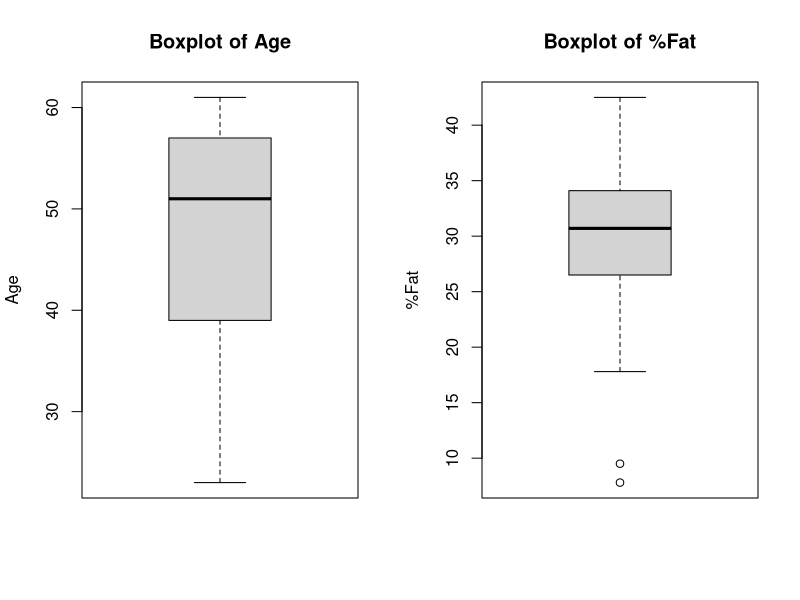
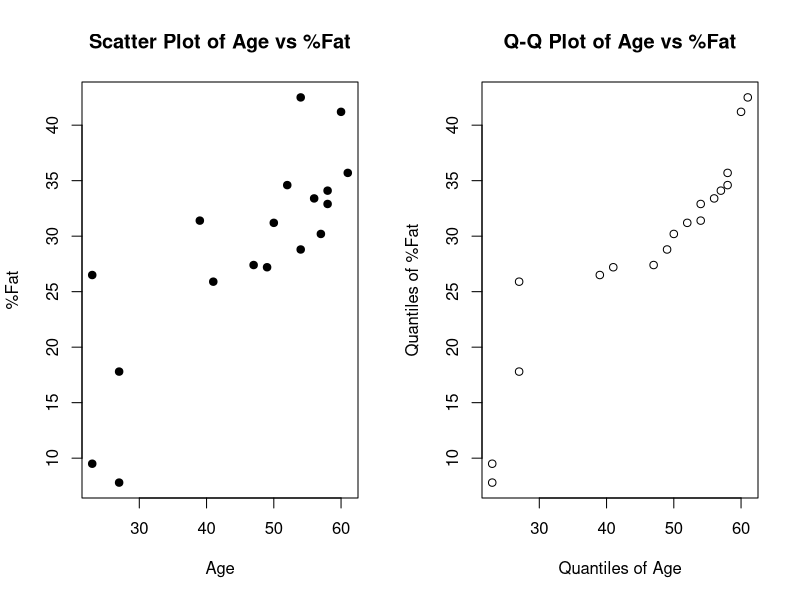

The R source for these figures, in order:
age <- c(23, 23, 27, 27, 39, 41, 47, 49, 50, 52, 54, 54, 56, 57, 58, 58, 60, 61)
fat <- c(9.5, 26.5, 7.8, 17.8, 31.4, 25.9, 27.4, 27.2, 31.2, 34.6, 42.5, 28.8, 33.4, 
         30.2, 34.1, 32.9, 41.2, 35.7)

# (a) Calculate the mean, median, and standard deviation
mean_age <- mean(age)
median_age <- median(age)
sd_age <- sd(age)

mean_fat <- mean(fat)
median_fat <- median(fat)
sd_fat <- sd(fat)

# Print the results
cat("Mean of Age:", mean_age, "\n")
cat("Median of Age:", median_age, "\n")
cat("Standard Deviation of Age:", sd_age, "\n")

cat("Mean of %Fat:", mean_fat, "\n")
cat("Median of %Fat:", median_fat, "\n")
cat("Standard Deviation of %Fat:", sd_fat, "\n")

# (b) Draw the boxplots for age and %fat
par(mfrow = c(1, 2))  # Set up the plotting area to have 1 row and 2 columns
boxplot(age, main = "Boxplot of Age", ylab = "Age")
boxplot(fat, main = "Boxplot of %Fat", ylab = "%Fat")

# (c) Draw a scatter plot and a Q-Q plot based on these two variables
par(mfrow = c(1, 2))  # Set up the plotting area to have 1 row and 2 columns
plot(age, fat, main = "Scatter Plot of Age vs %Fat", xlab = "Age", ylab = "%Fat", pch = 19)
qqplot(age, fat, main = "Q-Q Plot of Age vs %Fat", xlab = "Quantiles of Age",
       ylab = "Quantiles of %Fat")
qqline(fat, col = "red")  # Add a Q-Q line for reference
